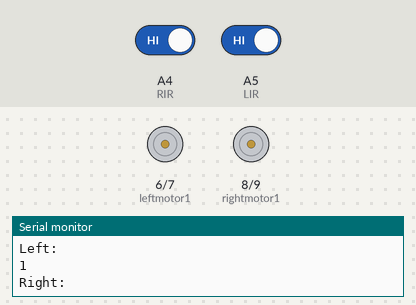
A sketch run on a simulated Arduino Uno, built with avr-gcc and run on an emulated ATmega328P. Parts: motor-driver pin pairs drawn as motors (green arrow = first pin HIGH = forward, orange = second pin HIGH = backward, longer = more drive, scaled by the enable pin), the last lines printed to the serial monitor. Inputs (shaded band) come from the test bench; at power-on: A4 (RIR) HIGH, A5 (LIR) HIGH.

Above: at 1.2 s.
1.3 s: A4 (RIR) driven LOW
At 2.0 s:
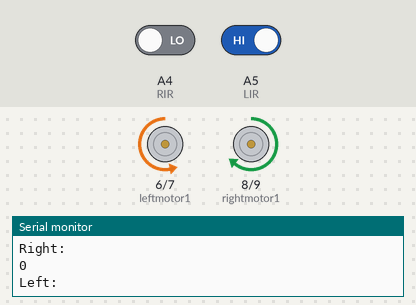
2.8 s: A5 (LIR) driven LOW
At 3.7 s:
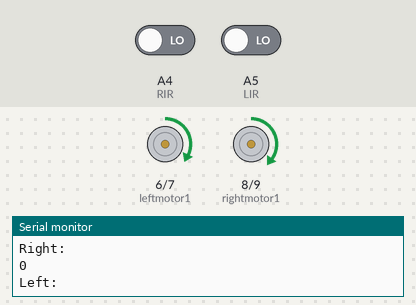
4.3 s: A4 (RIR) driven HIGH
At 5.1 s:
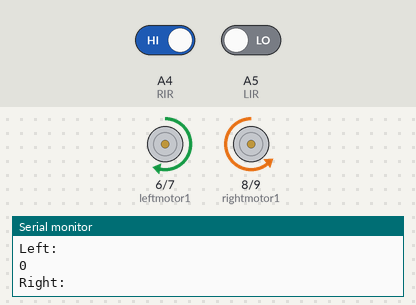
5.8 s: A5 (LIR) driven HIGH
At 6.4 s:
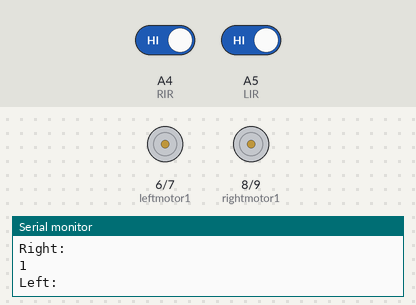
Timing chart, 0 to 8.3 s (numbered marks = the images above; inputs shaded):
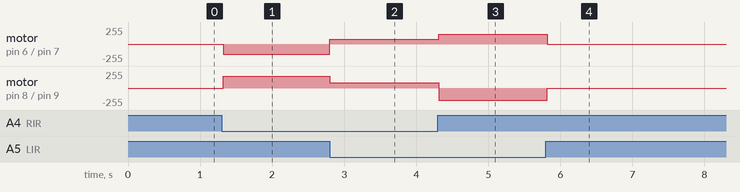

The sketch:

sketch_nov4a.ino
```cpp
int leftmotor1 = 6;
int leftmotor2 = 7;
int rightmotor1 = 8;
int rightmotor2 = 9;
int en_right_motor = 10;
int en_left_motor = 5;
int Rspeed =80;
int Lspeed =70;
int delaytime=1000;
////////////////////
int LIR = A5;
int RIR = A4;

void setup() {
  pinMode(rightmotor1, OUTPUT);
  pinMode(rightmotor2, OUTPUT);
  pinMode(leftmotor1, OUTPUT);
  pinMode(leftmotor2, OUTPUT);
  pinMode(en_right_motor, OUTPUT);
  pinMode(en_left_motor, OUTPUT);
  pinMode (LIR, INPUT);
  pinMode (RIR, INPUT);
  Serial.begin(9600);
}


void loop() {
  Serial.println("Right: ");
  Serial.println(digitalRead(RIR));
  Serial.println("Left: ");
  Serial.println(digitalRead(LIR));

  if (digitalRead(RIR) == LOW && digitalRead(LIR) == LOW) {
    Forward();

  }

  else if (digitalRead(RIR) == LOW && digitalRead(LIR) == HIGH) {

    Left();

    }

  else if (digitalRead(RIR) == HIGH && digitalRead(LIR) == LOW) {

    Right();

  }

  else {
    Stopp();
  }

}


void Forward() {

  digitalWrite(rightmotor1, HIGH);
  digitalWrite(rightmotor2, LOW);
  digitalWrite(leftmotor1,  HIGH);
  digitalWrite(leftmotor2,  LOW);
  analogWrite(en_right_motor, Rspeed);
  analogWrite(en_left_motor, Lspeed);
}
void Left() {

  digitalWrite(rightmotor1, HIGH);
  digitalWrite(rightmotor2, LOW);
  digitalWrite(leftmotor1,  LOW);
  digitalWrite(leftmotor2,  HIGH);
  analogWrite(en_right_motor, 180);
  analogWrite(en_left_motor, 150);
}
void Right() {

  digitalWrite(rightmotor1, LOW);
  digitalWrite(rightmotor2, HIGH);
  digitalWrite(leftmotor1,  HIGH);
  digitalWrite(leftmotor2,  LOW);
  analogWrite(en_right_motor, 180);
  analogWrite(en_left_motor, 150);}

void Backward() {

  digitalWrite(rightmotor1, LOW);
  digitalWrite(rightmotor2, HIGH);
  digitalWrite(leftmotor1,  LOW);
  digitalWrite(leftmotor2,  HIGH);
  analogWrite(en_right_motor, Rspeed);
  analogWrite(en_left_motor, Lspeed);
}

void Stopp() {

  digitalWrite(rightmotor1, LOW);
  digitalWrite(rightmotor2, LOW);
  digitalWrite(leftmotor1,  LOW);
  digitalWrite(leftmotor2,  LOW);
}
```

Measured:
- after the input at 1.3 s, motor on pin 6 (leftmotor1) / pin 7 (leftmotor2): stopped → backward 150/255 at once; motor on pin 8 (rightmotor1) / pin 9 (rightmotor2): stopped → forward 180/255 at once
- after the input at 2.8 s, motor on pin 6 (leftmotor1) / pin 7 (leftmotor2): backward 150/255 → forward 70/255 at once; motor on pin 8 (rightmotor1) / pin 9 (rightmotor2): forward 180/255 → forward 80/255 at once
- after the input at 4.3 s, motor on pin 6 (leftmotor1) / pin 7 (leftmotor2): forward 70/255 → forward 150/255 at once; motor on pin 8 (rightmotor1) / pin 9 (rightmotor2): forward 80/255 → backward 180/255 at once
- after the input at 5.8 s, motor on pin 6 (leftmotor1) / pin 7 (leftmotor2): forward 150/255 → stopped at once; motor on pin 8 (rightmotor1) / pin 9 (rightmotor2): backward 180/255 → stopped at once
